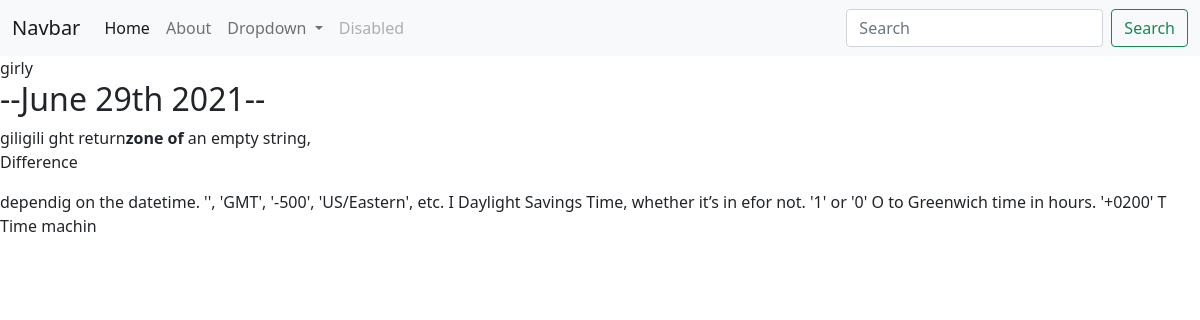
Page /blog/1/ on the committed database.
### blog/models.py (models this page shows, shortened)
class Blog(models.Model):
    title = models.CharField(max_length=200)
    description = models.TextField(max_length=250)
    date= models.DateField()
    image = models.ImageField(upload_to='blog/images/')
    url = models.URLField(blank=True)

### blog/views.py (the view)
# urls.py: path('<int:blog_id>/', views.detail, name='detail'),
def detail(request, blog_id):
    blog = get_object_or_404(Blog, pk=blog_id)
    return render(request, 'blog/detail.html',{'blog':blog})

### blog/templates/blog/detail.html
{% extends 'portfolio/base.html'  %}
{% block content %}
{{ blog.title }}
<h2>--{{ blog.date|date:'F jS Y' }}--</h2>
{{ blog.description|safe }}
{% endblock %}

### rows in the picture
Blog: title "girly", date "June 29th 2021", description "giligili ght return zone of an empty string, Difference dependig on the datetime. '', 'GMT', '-500', 'US/Eastern', etc. I Daylight Savings Time, whether it’s in efor not. '1' or '0' O to Greenwich time in hours. '+0200' T Time machin"
